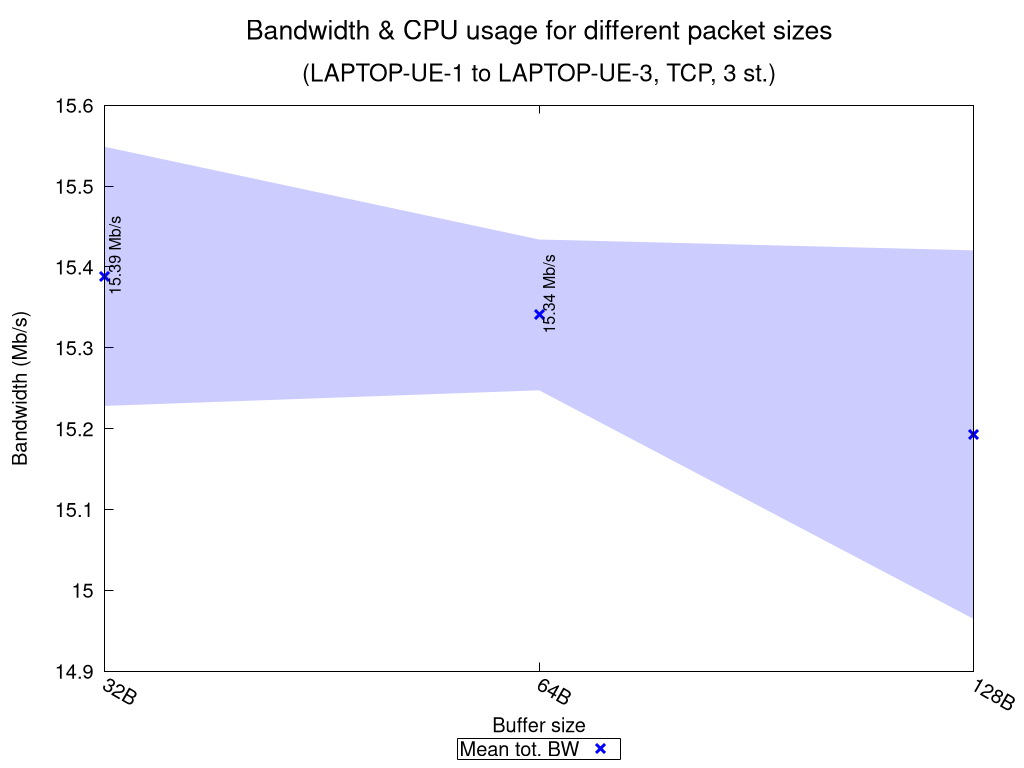

Write gnuplot code to recreate this figure.
set terminal pngcairo nocrop enhanced size 1024,768 font "Verdana,15"
set output "TCP_3_st_2020_10_06_16-04-51_one2two_summary.png"

set title "{/=20 Bandwidth \\& CPU usage for different packet sizes}\n\n{/=18 (LAPTOP-UE-1 to LAPTOP-UE-3, TCP, 3 st.)}"

set xlabel "Buffer size"
set ylabel "Bandwidth (Mb/s)"
set ytics nomirror
set key bmargin center horizontal box samplen 1 width -1
set bmargin 4.6
set rmargin 4.5
set xtics rotate by -30
printxsizes(x) = x < 1024.0 ? sprintf("%.0fB", x) : (x < 1048576.0 ? sprintf("%.0fKB", x/1024.0) : sprintf("%.0fMB", x/1048576.0))

rf = 1000000.0  # rate factor
stats "TCP_3_st_2020_10_06_16-04-51_one2two_iperf_summary.dat" using ($1 >= 0 ? $3 : 1/0) nooutput
set logscale x 2
set style fill transparent solid 0.2 noborder
set autoscale xfix
plot "TCP_3_st_2020_10_06_16-04-51_one2two_iperf_summary.dat" using ($1 >= 0 ? $2 : 1/0):($3/rf-$4/rf):($3/rf+$4/rf) with filledcurves lc rgb "blue" notitle, \
     "" using 2:($1 >= 0 ? $3/rf : 1/0):xtic(printxsizes($2)) with points pt 2 ps 1.5 lw 3 lc rgb "blue" title "Mean tot. BW", \
     "" using 2:($1 >= 0 ? $3/rf : 1/0):(sprintf("%.2f Mb/s", $3/rf)) with labels offset 0.9,1.0 rotate by 90 font ",12" notitle, \
     "" using ($1 < 0 ? $2 : 1/0):(STATS_min/rf):(sprintf("Net test failed!")) with labels offset 0.9,2.5 rotate by 90 tc rgb "red" font ",12" notitle, \
